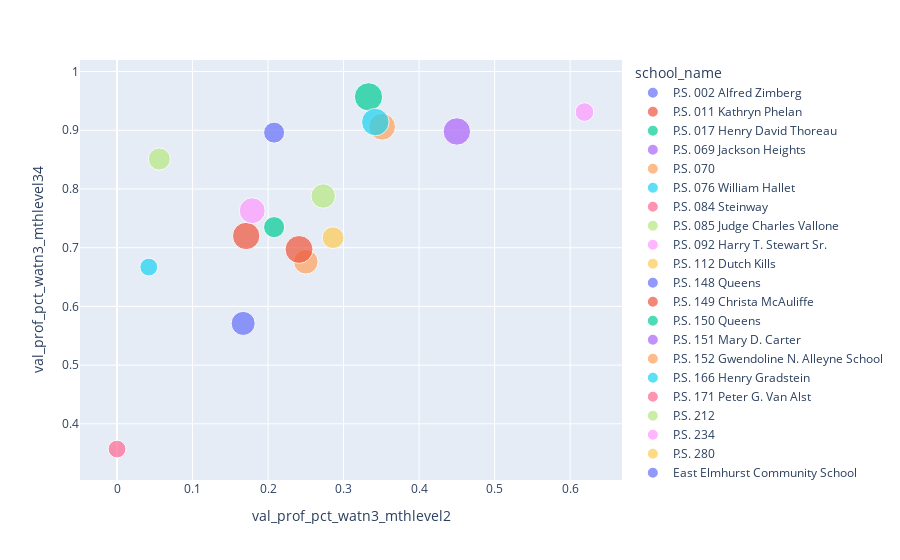

The notebook cell saved with this chart:
### Markdown cell above
Percentage of Students at Level 3 or 4 in 5th Grade (Out of Students at Level 3 or 4 in 3rd Grade) vs. Percentage of Students at Level 3 or 4 in 5th Grade (Out of Students at Level 2 in 3rd Grade), in `Math`

### Code cell
fig = px.scatter(district30elementary, x="val_prof_pct_watn3_mthlevel2", y="val_prof_pct_watn3_mthlevel34", size='enrollment',
             color="school_name", hover_name="school_name")
fig.show()

### Figure 1 — Plotly figure (JSON) as saved in the notebook; plotly's stock layout.template omitted (floating-point values rounded to 4 significant figures)
{"data": [{"hovertemplate": "<b>%{hovertext}</b><br><br>school_name=P.S. 002 Alfred Zimberg<br>val_prof_pct_watn3_mthlevel2=%{x}<br>val_prof_pct_watn3_mthlevel34=%{y}<br>enrollment=%{marker.size}<extra></extra>", "hovertext": ["P.S. 002 Alfred Zimberg"], "legendgroup": "P.S. 002 Alfred Zimberg", "marker": {"color": "#636efa", "size": [533], "sizemode": "area", "sizeref": 2.413, "symbol": "circle"}, "mode": "markers", "name": "P.S. 002 Alfred Zimberg", "orientation": "v", "showlegend": true, "type": "scatter", "x": [0.208], "xaxis": "x", "y": [0.896], "yaxis": "y"}, {"hovertemplate": "<b>%{hovertext}</b><br><br>school_name=P.S. 011 Kathryn Phelan<br>val_prof_pct_watn3_mthlevel2=%{x}<br>val_prof_pct_watn3_mthlevel34=%{y}<br>enrollment=%{marker.size}<extra></extra>", "hovertext": ["P.S. 011 Kathryn Phelan"], "legendgroup": "P.S. 011 Kathryn Phelan", "marker": {"color": "#EF553B", "size": [906], "sizemode": "area", "sizeref": 2.413, "symbol": "circle"}, "mode": "markers", "name": "P.S. 011 Kathryn Phelan", "orientation": "v", "showlegend": true, "type": "scatter", "x": [0.171], "xaxis": "x", "y": [0.72], "yaxis": "y"}, {"hovertemplate": "<b>%{hovertext}</b><br><br>school_name=P.S. 017 Henry David Thoreau<br>val_prof_pct_watn3_mthlevel2=%{x}<br>val_prof_pct_watn3_mthlevel34=%{y}<br>enrollment=%{marker.size}<extra></extra>", "hovertext": ["P.S. 017 Henry David Thoreau"], "legendgroup": "P.S. 017 Henry David Thoreau", "marker": {"color": "#00cc96", "size": [537], "sizemode": "area", "sizeref": 2.413, "symbol": "circle"}, "mode": "markers", "name": "P.S. 017 Henry David Thoreau", "orientation": "v", "showlegend": true, "type": "scatter", "x": [0.208], "xaxis": "x", "y": [0.735], "yaxis": "y"}, {"hovertemplate": "<b>%{hovertext}</b><br><br>school_name=P.S. 069 Jackson Heights<br>val_prof_pct_watn3_mthlevel2=%{x}<br>val_prof_pct_watn3_mthlevel34=%{y}<br>enrollment=%{marker.size}<extra></extra>", "hovertext": ["P.S. 069 Jackson Heights"], "legendgroup": "P.S. 069 Jackson Heights", "marker": {"color": "#ab63fa", "size": [909], "sizemode": "area", "sizeref": 2.413, "symbol": "circle"}, "mode": "markers", "name": "P.S. 069 Jackson Heights", "orientation": "v", "showlegend": true, "type": "scatter", "x": [0.45], "xaxis": "x", "y": [0.898], "yaxis": "y"}, {"hovertemplate": "<b>%{hovertext}</b><br><br>school_name=P.S. 070<br>val_prof_pct_watn3_mthlevel2=%{x}<br>val_prof_pct_watn3_mthlevel34=%{y}<br>enrollment=%{marker.size}<extra></extra>", "hovertext": ["P.S. 070"], "legendgroup": "P.S. 070", "marker": {"color": "#FFA15A", "size": [728], "sizemode": "area", "sizeref": 2.413, "symbol": "circle"}, "mode": "markers", "name": "P.S. 070", "orientation": "v", "showlegend": true, "type": "scatter", "x": [0.25], "xaxis": "x", "y": [0.676], "yaxis": "y"}, {"hovertemplate": "<b>%{hovertext}</b><br><br>school_name=P.S. 076 William Hallet<br>val_prof_pct_watn3_mthlevel2=%{x}<br>val_prof_pct_watn3_mthlevel34=%{y}<br>enrollment=%{marker.size}<extra></extra>", "hovertext": ["P.S. 076 William Hallet"], "legendgroup": "P.S. 076 William Hallet", "marker": {"color": "#19d3f3", "size": [385], "sizemode": "area", "sizeref": 2.413, "symbol": "circle"}, "mode": "markers", "name": "P.S. 076 William Hallet", "orientation": "v", "showlegend": true, "type": "scatter", "x": [0.042], "xaxis": "x", "y": [0.667], "yaxis": "y"}, {"hovertemplate": "<b>%{hovertext}</b><br><br>school_name=P.S. 084 Steinway<br>val_prof_pct_watn3_mthlevel2=%{x}<br>val_prof_pct_watn3_mthlevel34=%{y}<br>enrollment=%{marker.size}<extra></extra>", "hovertext": ["P.S. 084 Steinway"], "legendgroup": "P.S. 084 Steinway", "marker": {"color": "#FF6692", "size": [228], "sizemode": "area", "sizeref": 2.413, "symbol": "circle"}, "mode": "markers", "name": "P.S. 084 Steinway", "orientation": "v", "showlegend": true, "type": "scatter", "x": [null], "xaxis": "x", "y": [0.783], "yaxis": "y"}, {"hovertemplate": "<b>%{hovertext}</b><br><br>school_name=P.S. 085 Judge Charles Vallone<br>val_prof_pct_watn3_mthlevel2=%{x}<br>val_prof_pct_watn3_mthlevel34=%{y}<br>enrollment=%{marker.size}<extra></extra>", "hovertext": ["P.S. 085 Judge Charles Vallone"], "legendgroup": "P.S. 085 Judge Charles Vallone", "marker": {"color": "#B6E880", "size": [590], "sizemode": "area", "sizeref": 2.413, "symbol": "circle"}, "mode": "markers", "name": "P.S. 085 Judge Charles Vallone", "orientation": "v", "showlegend": true, "type": "scatter", "x": [0.056], "xaxis": "x", "y": [0.851], "yaxis": "y"}, {"hovertemplate": "<b>%{hovertext}</b><br><br>school_name=P.S. 092 Harry T. Stewart Sr.<br>val_prof_pct_watn3_mthlevel2=%{x}<br>val_prof_pct_watn3_mthlevel34=%{y}<br>enrollment=%{marker.size}<extra></extra>", "hovertext": ["P.S. 092 Harry T. Stewart Sr."], "legendgroup": "P.S. 092 Harry T. Stewart Sr.", "marker": {"color": "#FF97FF", "size": [811], "sizemode": "area", "sizeref": 2.413, "symbol": "circle"}, "mode": "markers", "name": "P.S. 092 Harry T. Stewart Sr.", "orientation": "v", "showlegend": true, "type": "scatter", "x": [0.179], "xaxis": "x", "y": [0.763], "yaxis": "y"}, {"hovertemplate": "<b>%{hovertext}</b><br><br>school_name=P.S. 112 Dutch Kills<br>val_prof_pct_watn3_mthlevel2=%{x}<br>val_prof_pct_watn3_mthlevel34=%{y}<br>enrollment=%{marker.size}<extra></extra>", "hovertext": ["P.S. 112 Dutch Kills"], "legendgroup": "P.S. 112 Dutch Kills", "marker": {"color": "#FECB52", "size": [366], "sizemode": "area", "sizeref": 2.413, "symbol": "circle"}, "mode": "markers", "name": "P.S. 112 Dutch Kills", "orientation": "v", "showlegend": true, "type": "scatter", "x": [null], "xaxis": "x", "y": [0.488], "yaxis": "y"}, {"hovertemplate": "<b>%{hovertext}</b><br><br>school_name=P.S. 148 Queens<br>val_prof_pct_watn3_mthlevel2=%{x}<br>val_prof_pct_watn3_mthlevel34=%{y}<br>enrollment=%{marker.size}<extra></extra>", "hovertext": ["P.S. 148 Queens"], "legendgroup": "P.S. 148 Queens", "marker": {"color": "#636efa", "size": [700], "sizemode": "area", "sizeref": 2.413, "symbol": "circle"}, "mode": "markers", "name": "P.S. 148 Queens", "orientation": "v", "showlegend": true, "type": "scatter", "x": [0.167], "xaxis": "x", "y": [0.571], "yaxis": "y"}, {"hovertemplate": "<b>%{hovertext}</b><br><br>school_name=P.S. 149 Christa McAuliffe<br>val_prof_pct_watn3_mthlevel2=%{x}<br>val_prof_pct_watn3_mthlevel34=%{y}<br>enrollment=%{marker.size}<extra></extra>", "hovertext": ["P.S. 149 Christa McAuliffe"], "legendgroup": "P.S. 149 Christa McAuliffe", "marker": {"color": "#EF553B", "size": [940], "sizemode": "area", "sizeref": 2.413, "symbol": "circle"}, "mode": "markers", "name": "P.S. 149 Christa McAuliffe", "orientation": "v", "showlegend": true, "type": "scatter", "x": [0.241], "xaxis": "x", "y": [0.697], "yaxis": "y"}, {"hovertemplate": "<b>%{hovertext}</b><br><br>school_name=P.S. 150 Queens<br>val_prof_pct_watn3_mthlevel2=%{x}<br>val_prof_pct_watn3_mthlevel34=%{y}<br>enrollment=%{marker.size}<extra></extra>", "hovertext": ["P.S. 150 Queens"], "legendgroup": "P.S. 150 Queens", "marker": {"color": "#00cc96", "size": [965], "sizemode": "area", "sizeref": 2.413, "symbol": "circle"}, "mode": "markers", "name": "P.S. 150 Queens", "orientation": "v", "showlegend": true, "type": "scatter", "x": [0.333], "xaxis": "x", "y": [0.957], "yaxis": "y"}, {"hovertemplate": "<b>%{hovertext}</b><br><br>school_name=P.S. 151 Mary D. Carter<br>val_prof_pct_watn3_mthlevel2=%{x}<br>val_prof_pct_watn3_mthlevel34=%{y}<br>enrollment=%{marker.size}<extra></extra>", "hovertext": ["P.S. 151 Mary D. Carter"], "legendgroup": "P.S. 151 Mary D. Carter", "marker": {"color": "#ab63fa", "size": [293], "sizemode": "area", "sizeref": 2.413, "symbol": "circle"}, "mode": "markers", "name": "P.S. 151 Mary D. Carter", "orientation": "v", "showlegend": true, "type": "scatter", "x": [null], "xaxis": "x", "y": [0.762], "yaxis": "y"}, {"hovertemplate": "<b>%{hovertext}</b><br><br>school_name=P.S. 152 Gwendoline N. Alleyne School<br>val_prof_pct_watn3_mthlevel2=%{x}<br>val_prof_pct_watn3_mthlevel34=%{y}<br>enrollment=%{marker.size}<extra></extra>", "hovertext": ["P.S. 152 Gwendoline N. Alleyne School"], "legendgroup": "P.S. 152 Gwendoline N. Alleyne School", "marker": {"color": "#FFA15A", "size": [869], "sizemode": "area", "sizeref": 2.413, "symbol": "circle"}, "mode": "markers", "name": "P.S. 152 Gwendoline N. Alleyne School", "orientation": "v", "showlegend": true, "type": "scatter", "x": [0.351], "xaxis": "x", "y": [0.906], "yaxis": "y"}, {"hovertemplate": "<b>%{hovertext}</b><br><br>school_name=P.S. 166 Henry Gradstein<br>val_prof_pct_watn3_mthlevel2=%{x}<br>val_prof_pct_watn3_mthlevel34=%{y}<br>enrollment=%{marker.size}<extra></extra>", "hovertext": ["P.S. 166 Henry Gradstein"], "legendgroup": "P.S. 166 Henry Gradstein", "marker": {"color": "#19d3f3", "size": [914], "sizemode": "area", "sizeref": 2.413, "symbol": "circle"}, "mode": "markers", "name": "P.S. 166 Henry Gradstein", "orientation": "v", "showlegend": true, "type": "scatter", "x": [0.342], "xaxis": "x", "y": [0.914], "yaxis": "y"}, {"hovertemplate": "<b>%{hovertext}</b><br><br>school_name=P.S. 171 Peter G. Van Alst<br>val_prof_pct_watn3_mthlevel2=%{x}<br>val_prof_pct_watn3_mthlevel34=%{y}<br>enrollment=%{marker.size}<extra></extra>", "hovertext": ["P.S. 171 Peter G. Van Alst"], "legendgroup": "P.S. 171 Peter G. Van Alst", "marker": {"color": "#FF6692", "size": [382], "sizemode": "area", "sizeref": 2.413, "symbol": "circle"}, "mode": "markers", "name": "P.S. 171 Peter G. Van Alst", "orientation": "v", "showlegend": true, "type": "scatter", "x": [0], "xaxis": "x", "y": [0.357], "yaxis": "y"}, {"hovertemplate": "<b>%{hovertext}</b><br><br>school_name=P.S. 212<br>val_prof_pct_watn3_mthlevel2=%{x}<br>val_prof_pct_watn3_mthlevel34=%{y}<br>enrollment=%{marker.size}<extra></extra>", "hovertext": ["P.S. 212"], "legendgroup": "P.S. 212", "marker": {"color": "#B6E880", "size": [721], "sizemode": "area", "sizeref": 2.413, "symbol": "circle"}, "mode": "markers", "name": "P.S. 212", "orientation": "v", "showlegend": true, "type": "scatter", "x": [0.273], "xaxis": "x", "y": [0.788], "yaxis": "y"}, {"hovertemplate": "<b>%{hovertext}</b><br><br>school_name=P.S. 234<br>val_prof_pct_watn3_mthlevel2=%{x}<br>val_prof_pct_watn3_mthlevel34=%{y}<br>enrollment=%{marker.size}<extra></extra>", "hovertext": ["P.S. 234"], "legendgroup": "P.S. 234", "marker": {"color": "#FF97FF", "size": [420], "sizemode": "area", "sizeref": 2.413, "symbol": "circle"}, "mode": "markers", "name": "P.S. 234", "orientation": "v", "showlegend": true, "type": "scatter", "x": [0.619], "xaxis": "x", "y": [0.931], "yaxis": "y"}, {"hovertemplate": "<b>%{hovertext}</b><br><br>school_name=P.S. 280<br>val_prof_pct_watn3_mthlevel2=%{x}<br>val_prof_pct_watn3_mthlevel34=%{y}<br>enrollment=%{marker.size}<extra></extra>", "hovertext": ["P.S. 280"], "legendgroup": "P.S. 280", "marker": {"color": "#FECB52", "size": [575], "sizemode": "area", "sizeref": 2.413, "symbol": "circle"}, "mode": "markers", "name": "P.S. 280", "orientation": "v", "showlegend": true, "type": "scatter", "x": [0.286], "xaxis": "x", "y": [0.717], "yaxis": "y"}, {"hovertemplate": "<b>%{hovertext}</b><br><br>school_name=East Elmhurst Community School<br>val_prof_pct_watn3_mthlevel2=%{x}<br>val_prof_pct_watn3_mthlevel34=%{y}<br>enrollment=%{marker.size}<extra></extra>", "hovertext": ["East Elmhurst Community School"], "legendgroup": "East Elmhurst Community School", "marker": {"color": "#636efa", "size": [448], "sizemode": "area", "sizeref": 2.413, "symbol": "circle"}, "mode": "markers", "name": "East Elmhurst Community School", "orientation": "v", "showlegend": true, "type": "scatter", "x": [null], "xaxis": "x", "y": [0.613], "yaxis": "y"}, {"hovertemplate": "<b>%{hovertext}</b><br><br>school_name=The Woodside Community School<br>val_prof_pct_watn3_mthlevel2=%{x}<br>val_prof_pct_watn3_mthlevel34=%{y}<br>enrollment=%{marker.size}<extra></extra>", "hovertext": ["The Woodside Community School"], "legendgroup": "The Woodside Community School", "marker": {"color": "#EF553B", "size": [366], "sizemode": "area", "sizeref": 2.413, "symbol": "circle"}, "mode": "markers", "name": "The Woodside Community School", "orientation": "v", "showlegend": true, "type": "scatter", "x": [null], "xaxis": "x", "y": [null], "yaxis": "y"}], "layout": {"legend": {"itemsizing": "constant", "title": {"text": "school_name"}, "tracegroupgap": 0}, "margin": {"t": 60}, "xaxis": {"anchor": "y", "domain": [0, 1], "title": {"text": "val_prof_pct_watn3_mthlevel2"}}, "yaxis": {"anchor": "x", "domain": [0, 1], "title": {"text": "val_prof_pct_watn3_mthlevel34"}}}}
